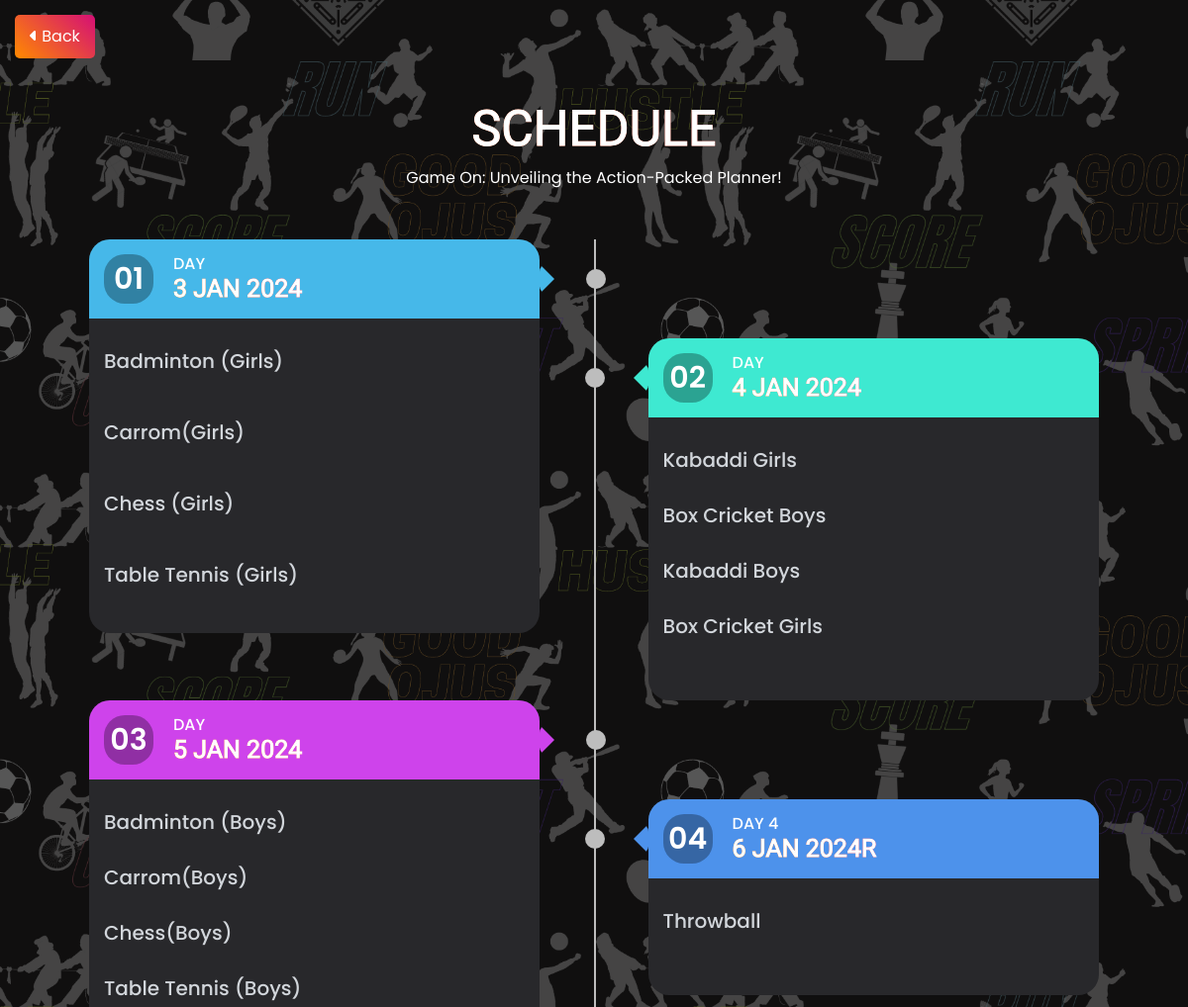
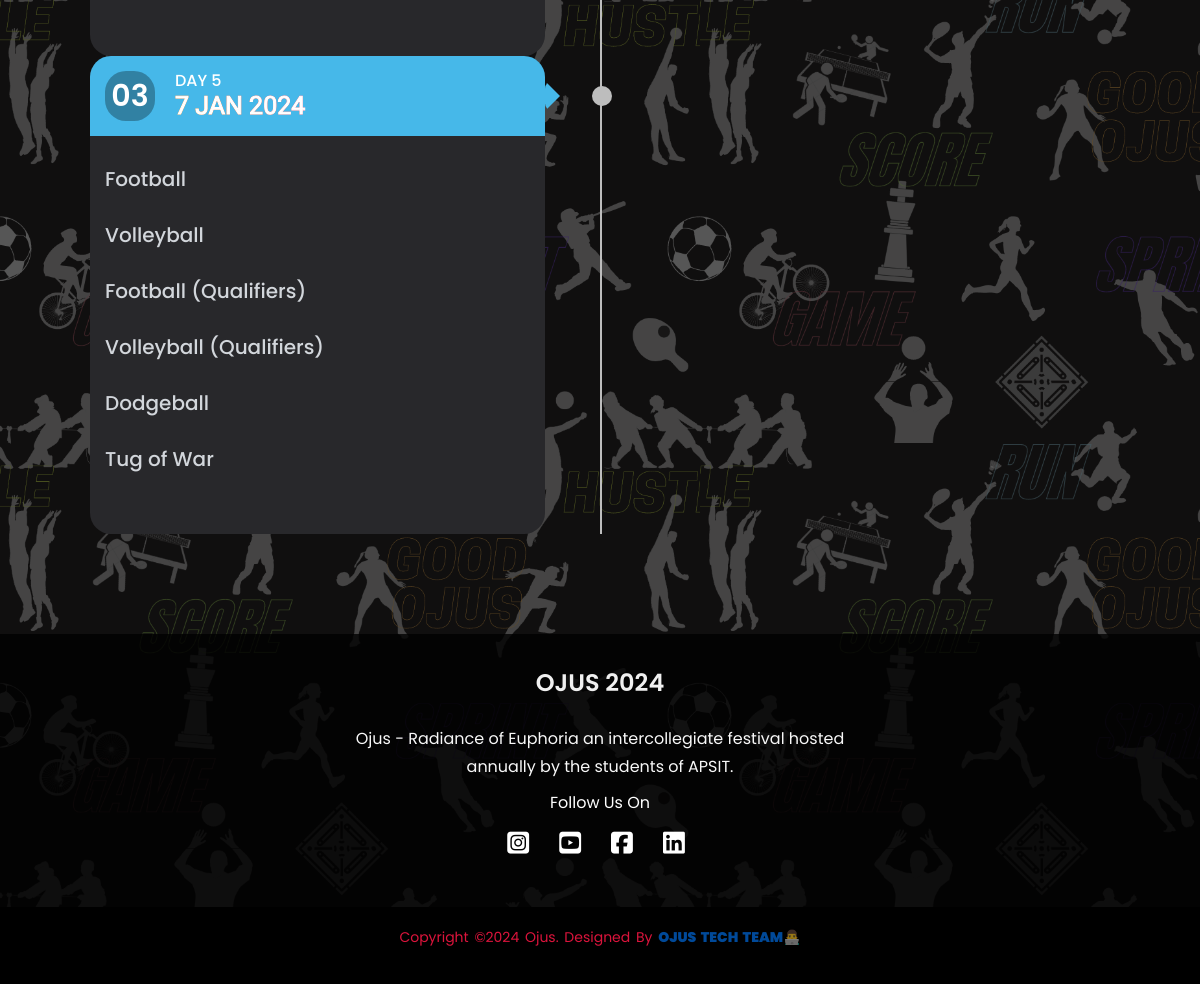
Before: /schedule with the older database file (2 pictures, top to bottom).
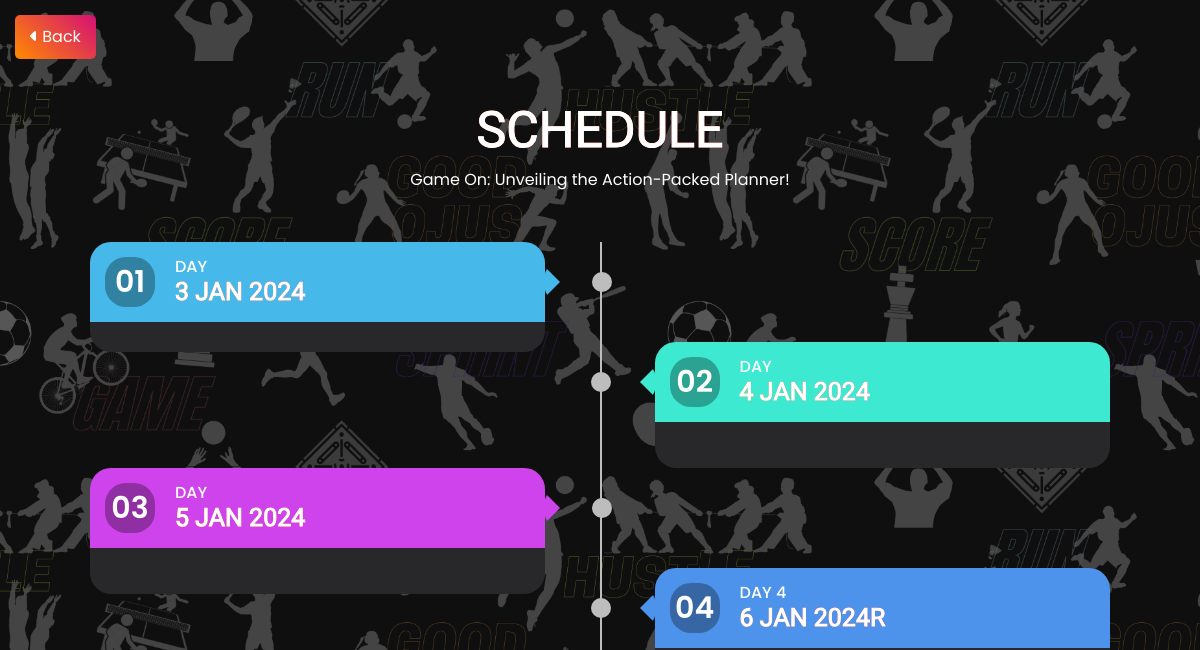
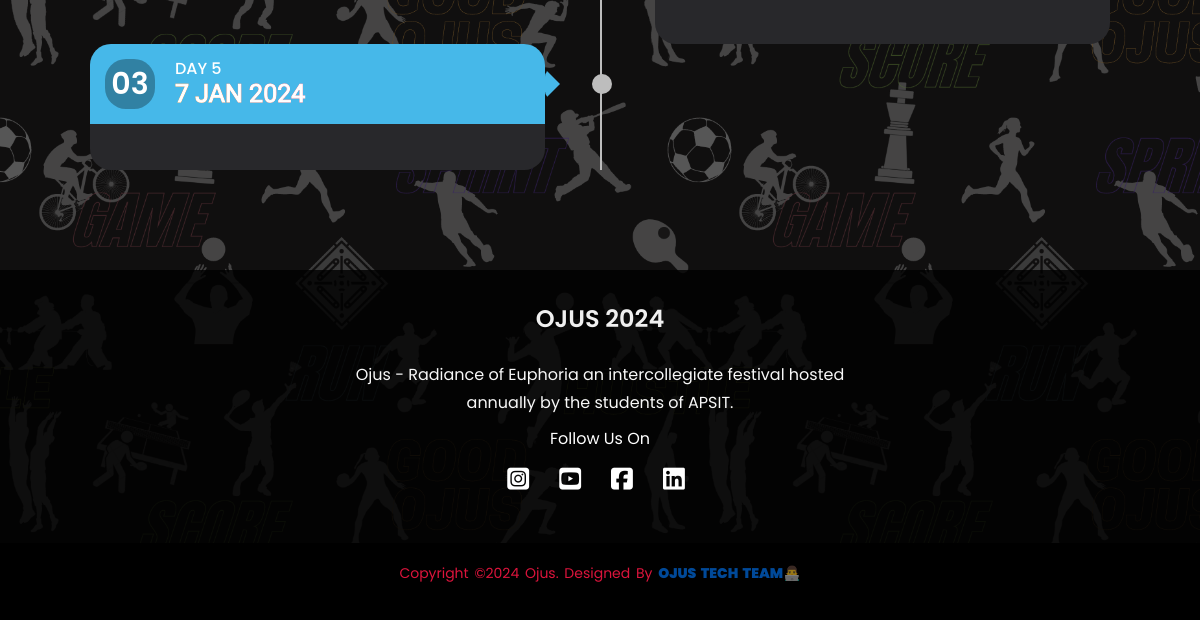
After: the same page with the newer database file (2 pictures, top to bottom).
### core/models.py (models this page shows, shortened)
class Event(models.Model):
    name = models.CharField(null=True, max_length=200)
    desc = models.TextField(null=True, max_length= 200)
    venue = models.CharField(null=True, max_length= 200)
    date = models.DateField()
    time = models.TimeField()
    is_doubles = models.BooleanField(default = False)
    is_team = models.BooleanField(default = False)
    img = models.ImageField(upload_to='images', null=True, blank=True, default='logo.png')
    slug = models.SlugField(default="", null=False)

### core/views.py (the view)
# urls.py: path('schedule', views.schedule, name='schedule'),
def schedule(request):
    user = request.user
    day1 = Event.objects.filter(date=date(2024, 1, 3))
    day2 = Event.objects.filter(date=date(2024, 1, 4))
    day3 = Event.objects.filter(date=date(2024, 1, 5))
    day4 = Event.objects.filter(date=date(2024, 1, 6))
    day5 = Event.objects.filter(date=date(2024, 1, 7))
    context = {
        'day1': day1,
        'day2': day2,
        'day3': day3,
        'day4': day4,
        'day5': day5,
        'user': user,
    }
    return render(request, 'core/schedule.html', context)

### templates/core/schedule.html (shortened to what the changed rows need)
{% extends 'base.html' %}
{% block content %}
{% load static %}
<link rel="stylesheet" href="{% static 'css/bootstrap.min.css' %}">
<link rel="stylesheet" href="{% static 'css/styl2.css' %}">
<link rel="stylesheet" href="{% static 'css/aos.css' %}">
<link href="{% static 'fontawesomefree/css/fontawesome.css' %}" rel="stylesheet" type="text/css">
<link href="{% static 'fontawesomefree/css/brands.css' %}" rel="stylesheet" type="text/css">
<link href="{% static 'fontawesomefree/css/solid.css' %}" rel="stylesheet" type="text/css">
<link rel="stylesheet" href="{% static 'css/schedule.css' %}">
<link rel="stylesheet" href="{% static 'css/aos.css' %}">
    <div class="timeline">
        <div class="timeline_info">
            <h2>SCHEDULE</h2>
        </div>
        <div class="container">
            <div class="row timeline_bar">
                <div class="col-sm-6" data-aos="fade-up">
                    <div class="timeline_card">
                        <div class="card_header">
                            <div class="card_title">
                                <h2>3 JAN 2024</h2>
                            </div>
                        </div>
                        <div class="card_body">
                        {% for i in day1 %}
                            <p><h5>{{i.name}}</h5>
                                <br>
                        {% endfor %}
                        </div>
                    </div>
                </div>
                <div class="col-sm-6" data-aos="fade-up">
                    <div class="timeline_card">
                        <div class="card_header">
                            <div class="card_title">
                                <h2>4 JAN 2024</h2>
                            </div>
                        </div>
                        <div class="card_body">
                            <p>
                                {% for i in day2%}
                                <h5> {{i.name}} </h5><br>
                                {% endfor %}
                        </p>
                        </div>
                    </div>
                </div>
                <div class="col-sm-6" data-aos="fade-up">
                    <div class="timeline_card">
                        <div class="card_header">
                            <div class="card_title">
                                <h2>5 JAN 2024</h2>
                            </div>
                        </div>
                        <div class="card_body">
                            <p>
                                {% for i in day3 %}
                                <h5>{{i.name}}</h5><br>
                                {% endfor %}
                        </p>
                        </div>
                    </div>
                </div>
                <div class="col-sm-6" data-aos="fade-up">
                    <div class="timeline_card">
                        <div class="card_header">
                            <div class="card_title">
                                <h2>6 JAN 2024r</h2>
                            </div>
                        </div>
                        <div class="card_body">
                            <p>
                                {% for i in day4 %}
                                <h5>{{i.name}}</h5><br>
                                {% endfor %}
                        </p>
                        </div>
                    </div>
                </div>
                                <div class="col-sm-6" data-aos="fade-up">
                    <div class="timeline_card">
                        <div class="card_header">
                            <div class="card_title">
                                <h2>7 JAN 2024</h2>
                            </div>
                        </div>
                        <div class="card_body">
                            <p>
                                {% for i in day5 %}
                                <h5>{{i.name}}</h5><br>
                                {% endfor %}
                        </p>
                        </div>
                    </div>
                </div>
                    </div>
                </div>
            </div>
{% endblock %}

Changed rows visible on the page:
removed Event: name "Badminton (Girls)", shown under "3 JAN 2024"
removed Event: name "Carrom(Girls)", shown under "3 JAN 2024"
removed Event: name "Chess (Girls)", shown under "3 JAN 2024"
removed Event: name "Table Tennis (Girls)", shown under "3 JAN 2024"
removed Event: name "Kabaddi Girls", shown under "4 JAN 2024"
removed Event: name "Box Cricket Boys", shown under "4 JAN 2024"
removed Event: name "Kabaddi Boys", shown under "4 JAN 2024"
removed Event: name "Box Cricket Girls", shown under "4 JAN 2024"
removed Event: name "Badminton (Boys)", shown under "5 JAN 2024"
removed Event: name "Carrom(Boys)", shown under "5 JAN 2024"
removed Event: name "Chess(Boys)", shown under "5 JAN 2024"
removed Event: name "Table Tennis (Boys)", shown under "5 JAN 2024"
removed Event: name "Throwball", shown under "6 JAN 2024R"
removed Event: name "Football", shown under "7 JAN 2024"
removed Event: name "Volleyball", shown under "7 JAN 2024"
removed Event: name "Football (Qualifiers)", shown under "7 JAN 2024"
removed Event: name "Volleyball (Qualifiers)", shown under "7 JAN 2024"
removed Event: name "Dodgeball", shown under "7 JAN 2024"
removed Event: name "Tug of War", shown under "7 JAN 2024"
